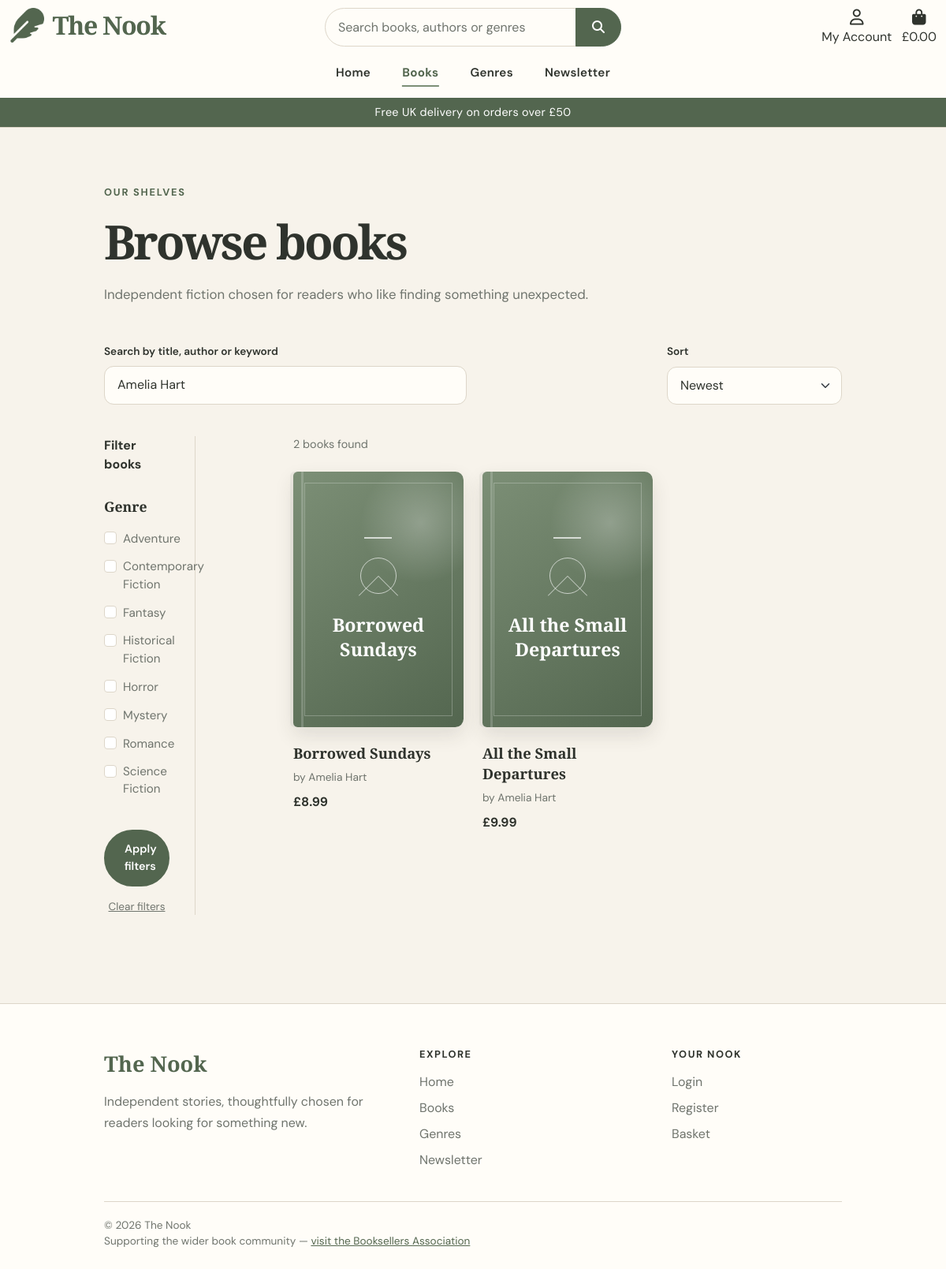
The app's page /books/?q=Amelia Hart with its own data.
### books/models.py (models this page shows, shortened)
class Genre(models.Model):
    name = models.CharField(
        max_length=100,
        unique=True
    )
    description = models.TextField(
        blank=True
    )
    class Meta:
        ordering = ['name']

class Book(models.Model):
    class Status(models.TextChoices):
        DRAFT = 'draft', 'Draft'
        PENDING = 'pending', 'Pending approval'
        APPROVED = 'approved', 'Approved'
        REJECTED = 'rejected', 'Rejected'
    author = models.ForeignKey(
        AuthorProfile,
        on_delete=models.PROTECT,
        related_name='books'
    )
    genre = models.ForeignKey(
        Genre,
        on_delete=models.SET_NULL,
        null=True,
        blank=True,
        related_name='books'
    )
    title = models.CharField(
        max_length=255
    )
    isbn = models.CharField(
        max_length=20,
        unique=True,
        null=True,
        blank=True
    )
    description = models.TextField()
    price = models.DecimalField(
        max_digits=8,
        decimal_places=2
    )
    publication_date = models.DateField(
        null=True,
        blank=True
    )
    cover_image = models.ImageField(
        upload_to='books/',
        null=True,
        blank=True
    )
    stock_quantity = models.PositiveIntegerField(
        default=0
    )
    is_featured = models.BooleanField(
        default=False
    )
    is_active = models.BooleanField(
        default=True
    )
    status = models.CharField(
        max_length=10,
        choices=Status.choices,
        default=Status.DRAFT
    )
    rejection_reason = models.TextField(
        blank=True
    )
    reviewed_by = models.ForeignKey(
        settings.AUTH_USER_MODEL,
        on_delete=models.SET_NULL,
        null=True,
        blank=True,
        related_name='reviewed_books'
    )
    reviewed_at = models.DateTimeField(
        null=True,
        blank=True
    )
    created_at = models.DateTimeField(
        auto_now_add=True
    )
    updated_at = models.DateTimeField(
        auto_now=True
    )
    class Meta:
        ordering = ['title']

### authors/models.py (models this page shows)
class AuthorProfile(models.Model):
    user = models.OneToOneField(
        settings.AUTH_USER_MODEL,
        on_delete=models.SET_NULL,
        null=True,
        blank=True,
        related_name='author_profile'
    )
    display_name = models.CharField(
        max_length=150
    )
    bio = models.TextField(
        blank=True
    )
    website = models.URLField(
        blank=True
    )
    profile_image = models.ImageField(
        upload_to='authors/',
        null=True,
        blank=True
    )
    is_approved = models.BooleanField(
        default=False
    )
    created_at = models.DateTimeField(
        auto_now_add=True
    )
    updated_at = models.DateTimeField(
        auto_now=True
    )
    class Meta:
        ordering = ['display_name']
    def __str__(self):
        return self.display_name

### books/views.py (the view)
def book_list(request):
    books = (
        Book.objects
        .filter(
            is_active=True,
            status=Book.Status.APPROVED
        )
        .select_related('author', 'genre')
        .annotate(
            average_rating=Avg(
                'reviews__rating',
                filter=Q(reviews__is_approved=True)
            )
        )
    )
    genres = Genre.objects.all()
    search_term = request.GET.get('q', '').strip()
    selected_genres = request.GET.getlist('genre')
    sort = request.GET.get('sort', 'newest')
    show_filters = request.GET.get('show_filters') == '1'
    if search_term:
        books = books.filter(
            Q(title__icontains=search_term)
            | Q(description__icontains=search_term)
            | Q(author__display_name__icontains=search_term)
        )
    if selected_genres:
        books = books.filter(
            genre__id__in=selected_genres
        )
    if sort == 'price_low':
        books = books.order_by('price')
    elif sort == 'price_high':
        books = books.order_by('-price')
    elif sort == 'title':
        books = books.order_by('title')
    elif sort == 'rating':
        books = books.order_by('-average_rating')
    else:
        books = books.order_by('-created_at')
    context = {
        'books': books,
        'genres': genres,
        'search_term': search_term,
        'selected_genres': selected_genres,
        'current_sort': sort,
        'show_filters': show_filters,
    }
    return render(
        request,
        'books/book_list.html',
        context
    )

### books/templates/books/book_list.html (shortened to what this page needs)
{% extends "base.html" %}
{% load static %}
{% block content %}
<section class="catalogue-page">
    <div class="container">
        <div class="catalogue-heading">
            <p class="section-eyebrow">
                Our shelves
            </p>
            <h1 class="catalogue-title logo-font">
                Browse books
            </h1>
            <p class="catalogue-intro">
                Independent fiction chosen for readers who like
                finding something unexpected.
            </p>
        </div>
        <form
            method="GET"
            action="{% url 'book_list' %}"
            class="catalogue-controls">
            <div class="row g-3 align-items-end">
                <div class="col-12 col-lg-6">
                    <label
                        for="catalogue-search"
                        class="catalogue-label">
                        Search by title, author or keyword
                    </label>
                    <input
                        id="catalogue-search"
                        class="form-control catalogue-search"
                        type="search"
                        name="q"
                        value="{{ search_term }}"
                        placeholder="Search The Nook">
                </div>
                <div class="col-7 col-lg-3">
                    <label
                        for="catalogue-sort"
                        class="catalogue-label">
                        Sort
                    </label>
                    <select
                        id="catalogue-sort"
                        class="form-select catalogue-sort"
                        name="sort">
                        <option
                            value="newest"
                            {% if current_sort == 'newest' %}
                                selected
                            {% endif %}>
                            Newest
                        </option>
                    </select>
                </div>
            </div>
            <div class="row catalogue-content">
                <aside
                    id="catalogue-filters"
                    class="col-12 col-lg-2
                    collapse{% if show_filters %} show{% endif %}
                    d-lg-block catalogue-sidebar">
                    <div class="catalogue-filter-inner">
                        <p class="catalogue-filter-title">
                            Filter books
                        </p>
                        <fieldset>
                            <legend>
                                Genre
                            </legend>
                            {% for genre in genres %}
                                <div class="form-check">
                                    <input
                                        class="form-check-input"
                                        type="checkbox"
                                        name="genre"
                                        value="{{ genre.id }}"
                                        id="genre-{{ genre.id }}"
                                        >
                                    <label
                                        class="form-check-label"
                                        for="genre-{{ genre.id }}">
                                        {{ genre.name }}
                                    </label>
                                </div>
                            {% empty %}
                                <p class="catalogue-muted">
                                    No genres available yet.
                                </p>
                            {% endfor %}
                        </fieldset>
                        <button
                            type="submit"
                            class="btn nook-primary-button catalogue-apply">
                            Apply filters
                        </button>
                        {% if search_term or selected_genres %}
                            <a
                                href="{% url 'book_list' %}"
                                class="catalogue-clear">
                                Clear filters
                            </a>
                        {% endif %}
                    </div>
                </aside>
                <div class="col-12 col-lg-9 offset-lg-1">
                    <p class="catalogue-results-count">
                        {{ books|length }}
                        {% if books|length == 1 %}
                            book found
                        {% else %}
                            books found
                        {% endif %}
                    </p>
                    <div class="row g-4">
                        {% for book in books %}
                            <div class="col-6 col-md-4">
                                <article class="book-card">
                                    <a
                                        href="{% url 'book_detail' book.id %}"
                                        class="book-cover-link">
                                        {% if book.cover_image %}
                                            <img
                                                src="{{ book.cover_image.url }}"
                                                alt="Cover of {{ book.title }}"
                                                class="book-cover">
                                        {% else %}
                                            <div class="book-cover book-cover-placeholder">
                                                <span class="placeholder-line"></span>
                                                <span class="placeholder-circle"></span>
                                                <span class="placeholder-title logo-font">
                                                    {{ book.title }}
                                                </span>
                                            </div>
                                        {% endif %}
                                    </a>
                                    <div class="book-card-body">
                                        <h2 class="book-card-title logo-font">
                                            <a href="{% url 'book_detail' book.id %}">
                                                {{ book.title }}
                                            </a>
                                        </h2>
                                        <p class="book-card-meta">
                                            by {{ book.author }}
                                        </p>
                                        <p class="book-card-price">
                                            £{{ book.price }}
                                        </p>
                                    </div>
                                </article>
                            </div>
                        {% endfor %}
                    </div>
                </div>
            </div>
        </form>
    </div>
</section>
{% endblock %}

### records on screen
Genre: name "Adventure"
Genre: name "Contemporary Fiction"
Genre: name "Fantasy"
Genre: name "Historical Fiction"
Genre: name "Horror"
Genre: name "Mystery"
Genre: name "Romance"
Genre: name "Science Fiction"
Book: title "Borrowed Sundays", author "Amelia Hart", price "8.99"
Book: title "All the Small Departures", author "Amelia Hart", price "9.99"

### other values on screen
{{ free_delivery_threshold }} "50"
{{ books|length }} "2"
